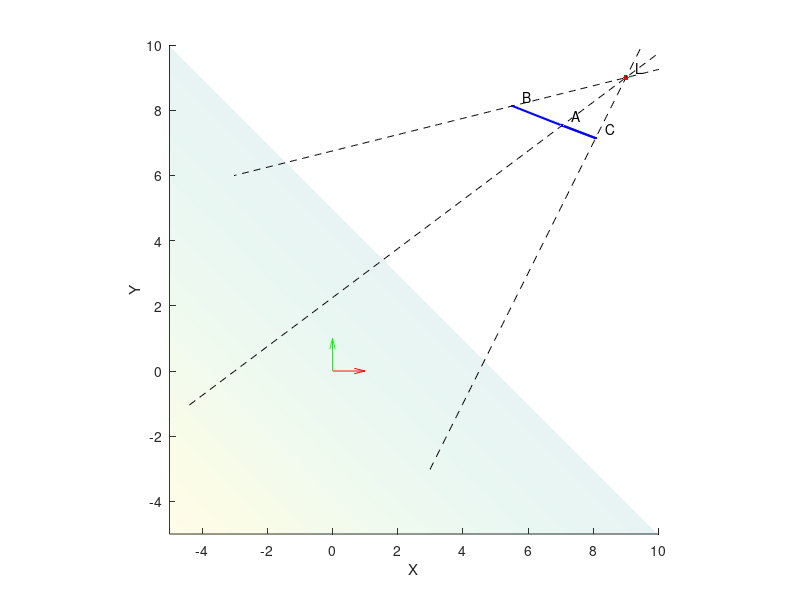

MATLAB code for this plot:
clear all
close all
clc

MIN_LIM = -5;
MAX_LIM = 10;

f = figure;
hold on
axis equal
xlim([MIN_LIM MAX_LIM])
ylim([MIN_LIM MAX_LIM])
zlim([MIN_LIM MAX_LIM])
xlabel('X')
ylabel('Y')
zlabel('Z')

% Plot origine assi
quiver3(0,0,0,1,0,0,'Color','r','autoscale','off')
quiver3(0,0,0,0,1,0,'Color','g','autoscale','off')
quiver3(0,0,0,0,0,1,'Color','b','autoscale','off')

% Definizione del punto di intersezione
L = [9 9 9];
plot3(L(1), L(2), L(3), '.r', 'MarkerSize', 12);
text(L(1) + .3, L(2) + .3, L(3) + .3, 'L');

% Definizione piano

% 1. Definizione punto nello spazio per il quale passa la retta che vincola l' "inclinazione" del piano rispetto a Z (da spiegare meglio)
line = [1 1 1];
% 2. Ricavare la matrice Z: l*x+m*y+n*z=0 -> %z=-(l*x+m*y)/n
[X, Y] = meshgrid(MIN_LIM:.1:MAX_LIM, MIN_LIM:.1:MAX_LIM);
Z = -(line(1) * X + line(2) * Y)/line(3);
surf(X, Y, Z, 'FaceAlpha', .1, 'EdgeColor', 'none');

% Generazione triangolo blu e rette -- vedere f6_line_3d --

% 1. Definizione punti
%  a. Direzione
dir = [1 .75 .25]; % rand?
dir = dir ./ norm(dir);
%  b. Parametro t
t1 = randi([MIN_LIM * 2 MIN_LIM]) * 0.5;
A = L + t1 * dir;
plot3(A(1), A(2), A(3), '.b', 'MarkerSize', 6);
text(A(1) + .3, A(2) + .3, A(3) + .3, 'A');
% Retta
t = [MIN_LIM * 10:.1:MAX_LIM];
X = L(1) + t * dir(1);
Y = L(2) + t * dir(2);
Z = L(3) + t * dir(3);
plot3(X, Y, Z, '--k');

%  a. Direzione
dir = [1 .25 1]; % rand?
dir = dir ./ norm(dir);
%  b. Parametro t
t1 = randi([MIN_LIM * 2 MIN_LIM]) * 0.5;
B = L + t1 * dir;
plot3(B(1), B(2), B(3), '.b', 'MarkerSize', 6);
text(B(1) + .3, B(2) + .3, B(3) + .3, 'B');
% Retta
t = [MIN_LIM * 10:.1:MAX_LIM];
X = L(1) + t * dir(1);
Y = L(2) + t * dir(2);
Z = L(3) + t * dir(3);
plot3(X, Y, Z, '--k');

%  a. Direzione
dir = [.5 1 .75]; % rand?
dir = dir ./ norm(dir);
%  b. Parametro t
t1 = randi([MIN_LIM * 2 MIN_LIM]) * 0.5;
C = L + t1 * dir;
plot3(C(1), C(2), C(3), '.b', 'MarkerSize', 6);
text(C(1) + .3, C(2) + .3, C(3) + .3, 'C');
% Retta
t = [MIN_LIM * 10:.1:MAX_LIM];
X = L(1) + t * dir(1);
Y = L(2) + t * dir(2);
Z = L(3) + t * dir(3);
plot3(X, Y, Z, '--k');

% 2. Definizione segmenti
plot3([A(1) B(1) C(1) A(1)], [A(2) B(2) C(2) A(2)], [A(3) B(3) C(3) A(3)], '-b', 'LineWidth', 1.5);

